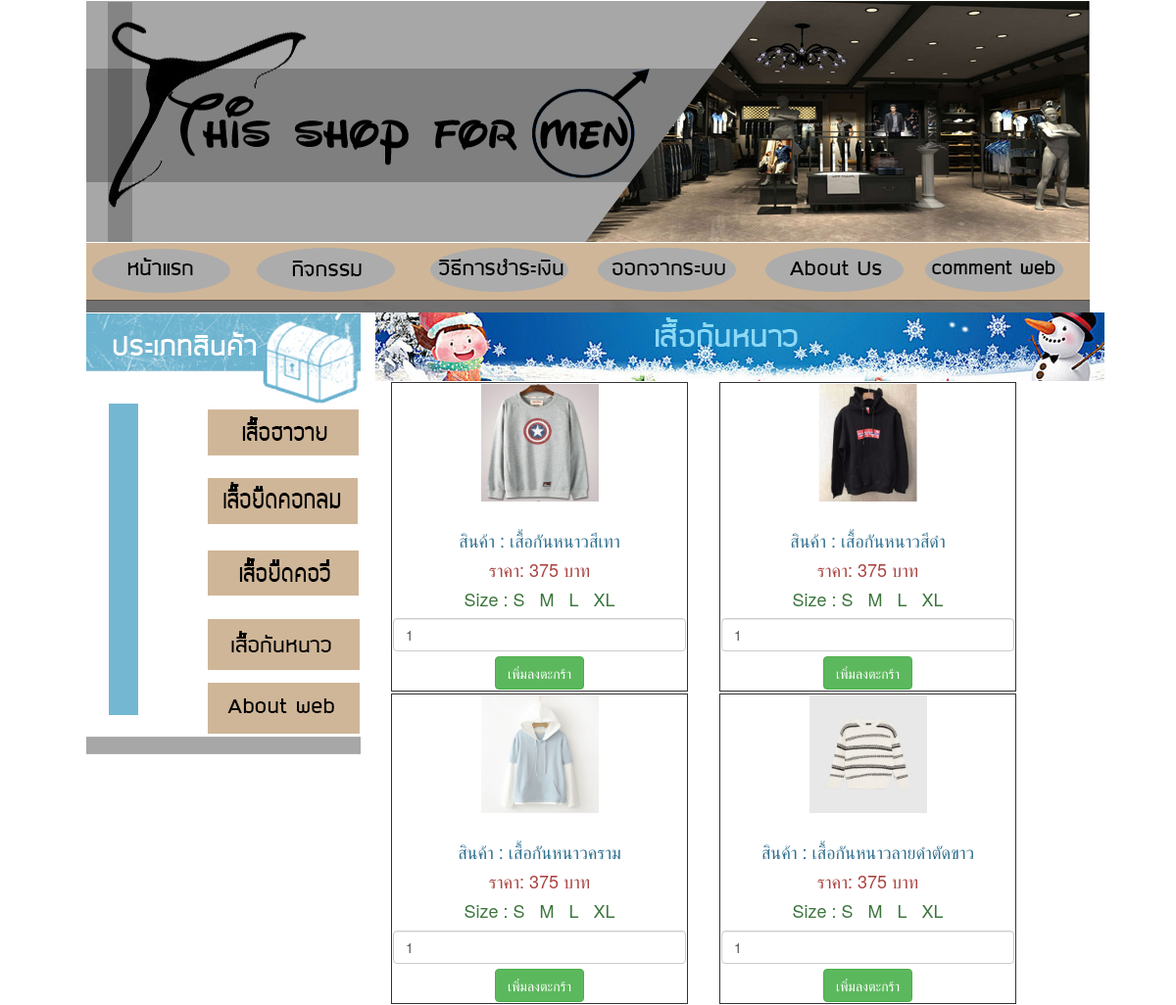
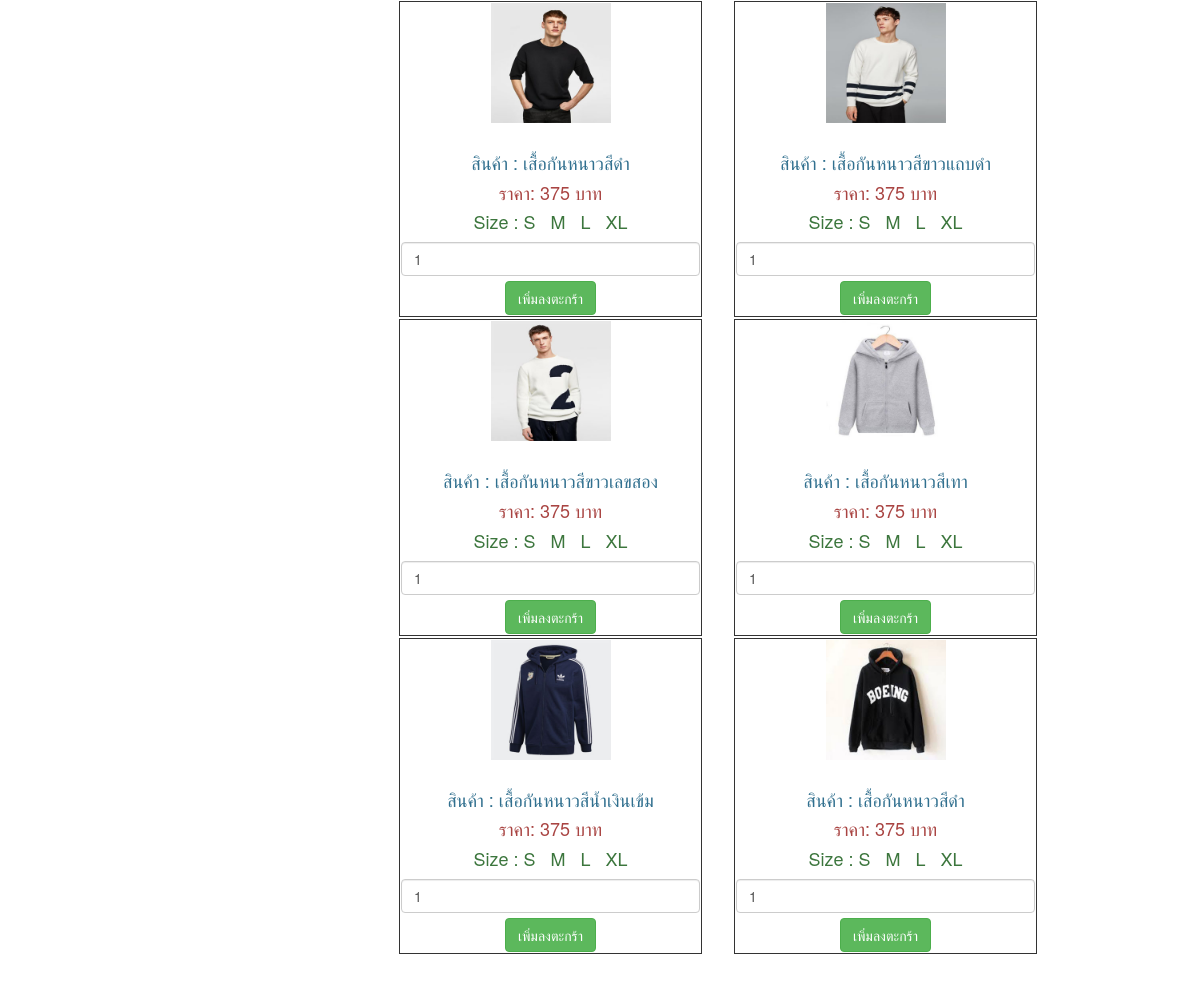
Page /gun.php on the committed database (2 pictures, top to bottom).
### tables this page shows
CREATE TABLE `product` (
  `id` int(4) NOT NULL,
  `prd_img` varchar(50) NOT NULL,
  `prd_name` varchar(50) NOT NULL,
  `prd_price` varchar(5) NOT NULL,
  `prd_status` int(4) NOT NULL,
  `prd_detail` varchar(100) NOT NULL
);

### gun.php (the view, shortened to what this page needs)
<!DOCTYPE html PUBLIC "-//W3C//DTD XHTML 1.0 Transitional//EN" "http://www.w3.org/TR/xhtml1/DTD/xhtml1-transitional.dtd">
<html xmlns="http://www.w3.org/1999/xhtml">
<?php
$con = mysqli_connect("localhost","jnshopfo_root","12345678","jnshopfo_men");
mysqli_set_charset($con,"utf8");
?>
<head>
<link rel="stylesheet" href="https://maxcdn.bootstrapcdn.com/bootstrap/3.3.7/css/bootstrap.min.css">
</head>
<body>
<table width="700" align="center">
  <tr>
    <td height="248"><img src="images/menshop_01.jpg" width="1024" height="246" /></td>
  </tr>
</table>
<table width="901" border="0" align="center" cellpadding="0" cellspacing="0">
  <tr>
    <td width="153"><a href="Aing.php"><img src="images/menshop_02.jpg" width="153" height="58" /></a></td>
    <td width="188"><a href="gig.php"><img src="images/menshop_03.jpg" width="188" height="58" /></a></td>
    <td width="174"><a href="vitee.php"><img src="images/menshop_04.jpg" width="174" height="58" /></a></td>
    <td width="176"><a href="Login.php"><img src="images/menshop_055.jpg" width="176" height="58" /></a></td>
    <td width="145"><a href="titto2.php"><img src="images/menshop_06.jpg" width="165" height="58" /></a></td>
    <td width="65"><a href="tepug - Copy (3).php"><img src="images/menshop_07.jpg" width="168" height="58" /></a></td>
  </tr>
</table>
<table width="700" border="0" align="center" cellpadding="0" cellspacing="0">
  <tr>
    <td><img src="images/menshop_08.jpg" width="1024" height="13" /></td>
  </tr>
</table>
<table width="1024" border="0" align="center" cellpadding="0" cellspacing="0">
  <tr>
    <td width="280" height="470" valign="top"><table width="100" border="0" cellspacing="0" cellpadding="0">
      <tr>
        <td><img src="images/menshop_09.jpg" width="280" height="93" /></td>
      </tr>
      <tr>
        <td><a href="In_men7.php"><img src="images/menshop_12.jpg" width="280" height="61" /></a></td>
      </tr>
      <tr>
        <td><a href="seoy.php"><img src="images/menshop_13.jpg" width="280" height="72" /></a></td>
      </tr>
      <tr>
        <td><a href="kov.php"><img src="images/menshop_14.jpg" width="279" height="73" /></a></td>
      </tr>
      <tr>
        <td><a href="gun.php"><img src="images/menshop_16.jpg" width="279" height="74" /></a></td>
      </tr>
      <tr>
        <td><a href="Aboutweb.php"><img src="images/menshop_17.jpg" width="280" height="78" /></a></td>
      </tr>
    </table>      &nbsp; &nbsp;&nbsp; &nbsp;&nbsp; &nbsp;&nbsp; &nbsp;&nbsp; &nbsp;&nbsp; &nbsp;&nbsp; &nbsp;&nbsp; &nbsp;&nbsp; &nbsp;&nbsp; &nbsp;&nbsp; &nbsp;&nbsp; &nbsp;</td>
    <td width="744" valign="top"><table width="700" border="0" cellpadding="0" cellspacing="0">
      <tr>
        <td align="center" valign="top">
<div class="container" style="width:700px;height:700px">
<img src="images/snow.jpg" width="744" height="70" />
<?php
$result = mysqli_query($con,"select * from product Where prd_status = 4");
while($row=mysqli_fetch_array($result,MYSQLI_ASSOC)){
	?>
    <div class="col-md-6" >
        <form method="post" action="cart2.php?action=add&id=<?php echo $row['id'];?>">
        <div style="border:1px solid #333;background-color:white;border-radius:px;padding:1px;margin:1px">
          <img src="products-img/<?php echo $row['prd_img'];?>" width="120" class="img-responsive" /><br>
          <h4 class="text-info">สินค้า : <?php echo $row['prd_name'];?></h4>
          <h4 class="text-danger">ราคา: <?php echo $row['prd_price'];?> บาท</h4>
          <h4 class="text-success">Size : S   &nbsp; M&nbsp;&nbsp; L   &nbsp; XL</h4>
          <input type="text" name="quantity" class="form-control" value="1"/>
          <input type="submit" name="add_product" style="margin-top:5px;" class="btn btn-success" value="เพิ่มลงตะกร้า" />
        </div>
        </form>
    </div>
    <?php } ?>
        </td>
      </tr>
    </table>
    </td>
  </tr>
</table>
<p>&nbsp;</p>
</body>
</html>

### gun.php (style rules this page uses)
body { background-image: url(images/bg.png); }

### rows in the picture
product: prd_img (picture), prd_name "เสื้อกันหนาวสีเทา", prd_price "375"
product: prd_img (picture), prd_name "เสื้อกันหนาวสีดำ", prd_price "375"
product: prd_img (picture), prd_name "เสื้อกันหนาวคราม", prd_price "375"
product: prd_img (picture), prd_name "เสื้อกันหนาวลายดำตัดขาว", prd_price "375"
product: prd_img (picture), prd_name "เสื้อกันหนาวสีดำ", prd_price "375"
product: prd_img (picture), prd_name "เสื้อกันหนาวสีขาวแถบดำ", prd_price "375"
product: prd_img (picture), prd_name "เสื้อกันหนาวสีขาวเลขสอง", prd_price "375"
product: prd_img (picture), prd_name "เสื้อกันหนาวสีเทา", prd_price "375"
product: prd_img (picture), prd_name "เสื้อกันหนาวสีน้ำเงินเข้ม", prd_price "375"
product: prd_img (picture), prd_name "เสื้อกันหนาวสีดำ", prd_price "375"
